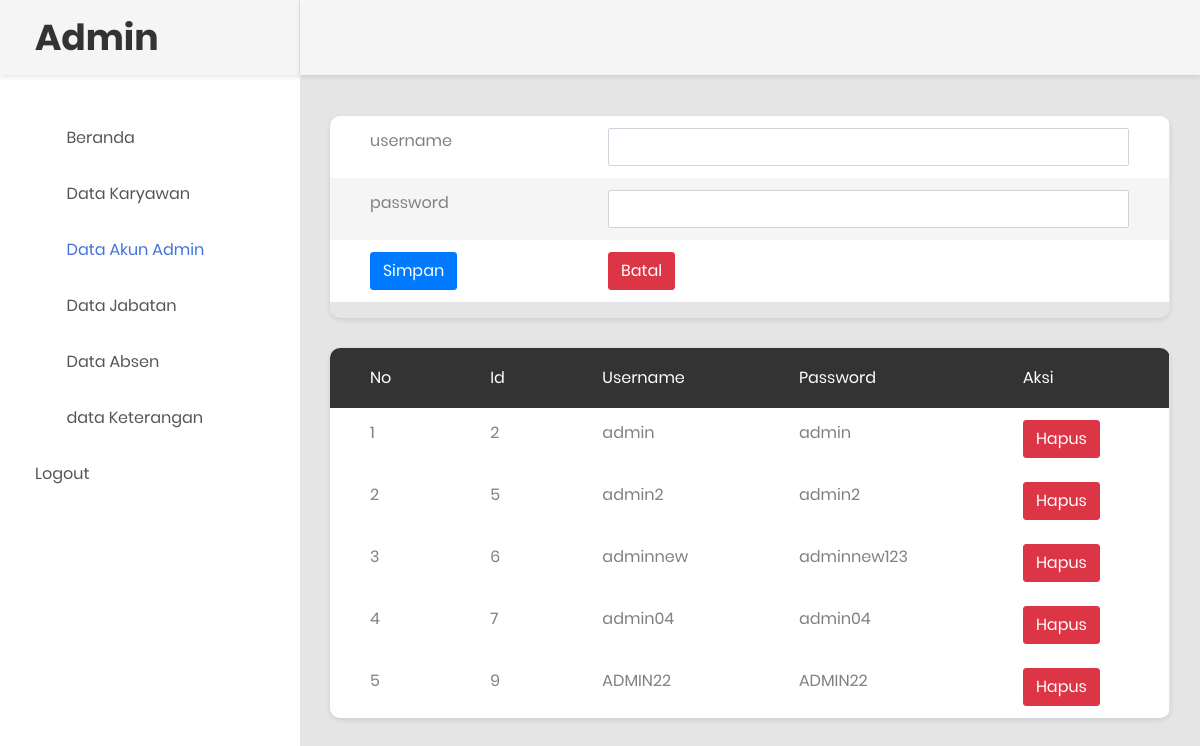
Screenshot of /datauser.php (signed in) with the database file from the repository.
### tables this page shows
CREATE TABLE `tb_daftar` (
  `id` int(11) NOT NULL,
  `username` varchar(255) NOT NULL,
  `password` varchar(255) NOT NULL
);

### datauser.php (the view, shortened to what this page needs)
<!DOCTYPE html>
<html lang="en">
<head>
<link rel="stylesheet" href="https://maxcdn.bootstrapcdn.com/bootstrap/4.5.2/css/bootstrap.min.css">
<link rel="stylesheet" type="text/css" href="css/bootstrap.css" media="all">
<link href="css/font-face.css" rel="stylesheet" media="all">
<link href="vendor/font-awesome-4.7/css/font-awesome.min.css" rel="stylesheet" media="all">
<link href="vendor/font-awesome-5/css/fontawesome-all.min.css" rel="stylesheet" media="all">
<link href="vendor/mdi-font/css/material-design-iconic-font.min.css" rel="stylesheet" media="all">
<link href="vendor/bootstrap-4.1/bootstrap.min.css" rel="stylesheet" media="all">
<link href="vendor/animsition/animsition.min.css" rel="stylesheet" media="all">
<link href="vendor/bootstrap-progressbar/bootstrap-progressbar-3.3.4.min.css" rel="stylesheet" media="all">
<link href="vendor/wow/animate.css" rel="stylesheet" media="all">
<link href="vendor/css-hamburgers/hamburgers.min.css" rel="stylesheet" media="all">
<link href="vendor/slick/slick.css" rel="stylesheet" media="all">
<link href="vendor/select2/select2.min.css" rel="stylesheet" media="all">
<link href="vendor/perfect-scrollbar/perfect-scrollbar.css" rel="stylesheet" media="all">
<link href="css/theme.css" rel="stylesheet" media="all">
</head>
<body class="animsition">
<div class="page-wrapper">
<aside class="menu-sidebar d-none d-lg-block">
    <div class="logo">
        <a href="#">
            <h1>Admin</h1>
        </a>
    </div>
    <div class="menu-sidebar__content js-scrollbar1">
        <nav class="navbar-sidebar">
            <ul class="list-unstyled navbar__list">
                <li>
                    <a class="js-arrow" href="admin2.php">
                        <i class="fas fa-tachometer-alt"></i>Beranda</a>
                </li>
                <li>
                    <a href="datakaryawan.php">
                        <i class="fas fa-chart-bar"></i>Data Karyawan</a>
                </li>
                <li class="active has-sub">
                    <a href="datause.php">
                        <i class="fas fa-table"></i>Data Akun Admin</a>
                </li>
                <li>
                    <a href="datajabatan.php">
                        <i class="far fa-check-square"></i>Data Jabatan</a>
                </li>
                <li>
                    <a href="data_absen.php">
                        <i class="fas fa-calendar-alt"></i>Data Absen</a>
                </li>
                <li>
                    <a href="data_keterangan.php">
                        <i class="fas fa-table"></i>data Keterangan</a>
                </li>
                <li>
                    <a href="logout.php">Logout</a>
                </li>
            </ul>
        </nav>
    </div>
</aside>
<div class="page-container">
    <header class="header-desktop">
    </header>
<div class="main-content">
<div class="section__content section__content--p30">
<div class="container-fluid">
    <div class="row">
        <div class="table-responsive table--no-card m-b-30">
            <form action="admin_save.php" method="post">
                <div class="form-group">
                    <table class="table table-borderless table-striped table-earning">
                        <tbody>
                            <tr>
                                <td>username</td>
                                <td>
                                    <input type="text" class="form-control" name="username" autocomplete="off">
                                </td>
                            </tr>
                            <tr>
                                <td>password</td>
                                <td>
                                    <input type="text" class="form-control" name="password" autocomplete="off">
                                </td>
                            </tr>
                            <tr>
                                <td><button type="submit" name="simpan" class="btn btn-primary">Simpan</button></td>
                                <td><input type="reset" name="" value="Batal" class="btn btn-danger"></td>
                            </tr>
                        </tbody>
                    </table>
                </div>
            </form>
        </div>
    </div>
    <div class="row">
        <div class="table-responsive table--no-card m-b-30">
            <table class="table table-borderless table-striped table-earning">
                <thead>
                    <tr>
                        <th>No</th>
                        <th>id</th>
                        <th>username</th>
                        <th>password</th>
                        <th>aksi</th>
                    </tr>
                </thead>
                <?php
                include 'koneksi.php';
                $sql = "SELECT * FROM tb_daftar";
                $query = mysqli_query($koneksi, $sql);
                $no = 1;
                while ($row = mysqli_fetch_array($query)) {
                ?>
                    <tbody>
                        <tr>
                            <td><?php echo $no ?></td>
                            <td><?php echo $row['id']; ?></td>
                            <td><?php echo $row['username']; ?></td>
                            <td><?php echo $row['password']; ?></td>
                            <td> <a href="admin/admin_hapus.php?id=<?php echo $row['id']; ?>"><button class="btn btn-danger" onclick="return confirm('yakin ingin dihapus?');">Hapus</button></a></td>
                        </tr>
                    <?php
                    $no++;
                    }
                    ?>
                    </tbody>
            </table>
        </div>
    </div>
    </div>
    </div>
    </div>
</div>
</body>
</html>

### rows the page displays
tb_daftar: id "2", username "admin", password "admin"
tb_daftar: id "5", username "admin2", password "admin2"
tb_daftar: id "6", username "adminnew", password "adminnew123"
tb_daftar: id "7", username "admin04", password "admin04"
tb_daftar: id "9", username "ADMIN22", password "ADMIN22"
